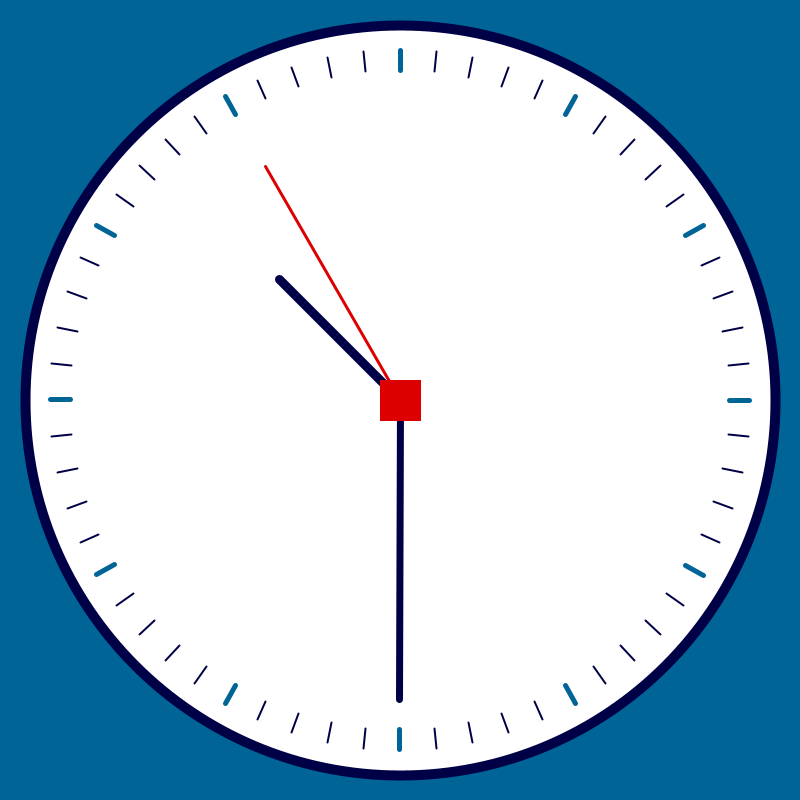
Frame 1 (no input)
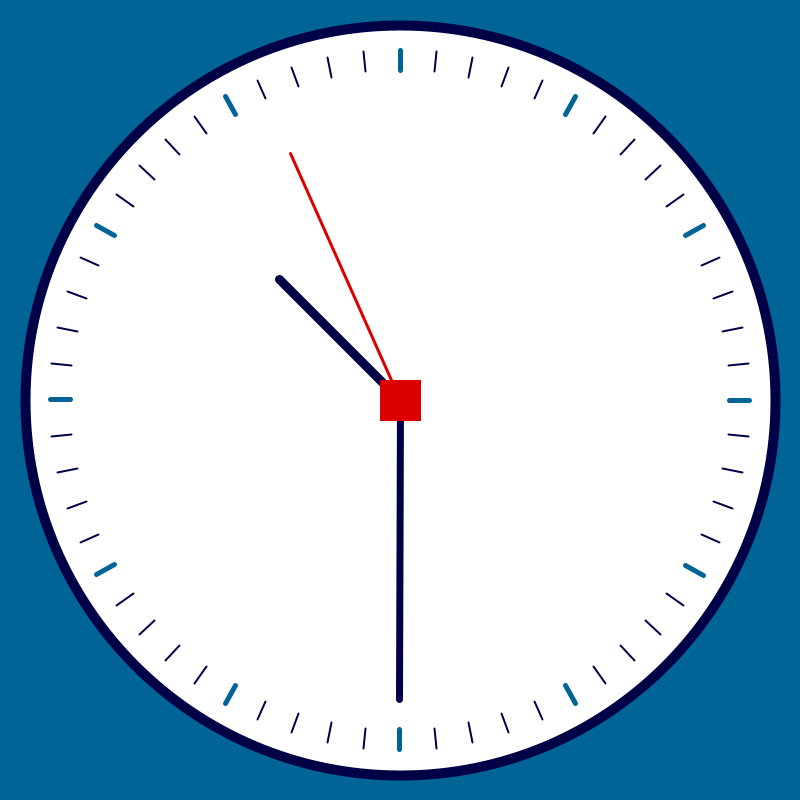
Frame 60 (the mouse pressed at the canvas centre just before this capture)
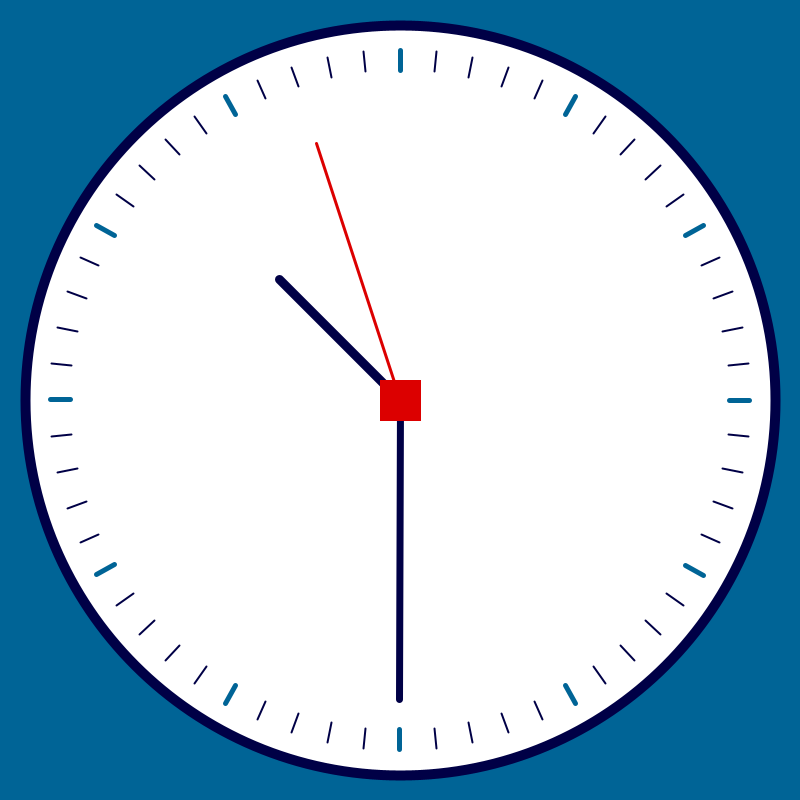
Frame 120 (the mouse held since frame 60 and released just before this capture)

The Processing sketch that drew these frames (run headless with seeded random() and noise(); from frame 60 on, the mouse is pressed at the canvas centre):

// Processing sketch: clock
// ── clock.pde
float centerX, centerY;

void setup() {
  size(800, 800);
  centerX = width * .5;
  centerY = height * .5;
  rectMode(CENTER);
}

void draw() {
  background(0, 100, 150);

  fill(255);
  stroke(0, 0, 70);
  strokeWeight(10);
  //noStroke();
  circle(centerX, centerY, width - 50);

  for (int line = 0; line < 60; line++) {
    float angle = map(line, 0, 60, 0, TWO_PI);
    pushMatrix();
    translate(centerX, centerY);
    rotate(angle);
    //noStroke();

    if (line % 5 == 0) {
      strokeWeight(5);
      stroke(0, 100, 150);
      //fill(0, 100, 150);
      //circle(245, 245, 20);
    } else {
      stroke(0, 0, 70);
      strokeWeight(2);
      //fill(0, 0, 70);
      //circle(245, 245, 13);
    }
    line(0, -330, 0, -350);
    //circle(250, 250, 10);
    popMatrix();
  }

  int s = second();
  int m = minute();
  int h = hour();

  //시침
  float hourAngle = map(h % 12, 0, 12, 0, TWO_PI) + map(m, 0, 60, 0, TWO_PI / 12);
  strokeWeight(9);
  stroke(0, 0, 70);
  pushMatrix();
  translate(centerX, centerY);
  rotate(hourAngle);
  line(0, 0, 0, -170);
  popMatrix();

  //분침
  float minuteAngle = map(m, 0, 60, 0, TWO_PI);
  strokeWeight(7);
  stroke(0, 0, 70);
  pushMatrix();
  translate(centerX, centerY);
  rotate(minuteAngle);
  line(0, 0, 0, -300);
  popMatrix();

  //초침
  float secondAngle = map(s, 0, 60, 0, TWO_PI);
  strokeWeight(3);
  stroke(220, 0, 0);
  pushMatrix();
  translate(centerX, centerY);
  rotate(secondAngle);
  line(0, 0, 0, -270);
  popMatrix();

  fill(220, 0, 0);
  rect(width * .5, height * .5, 38, 38);
}
